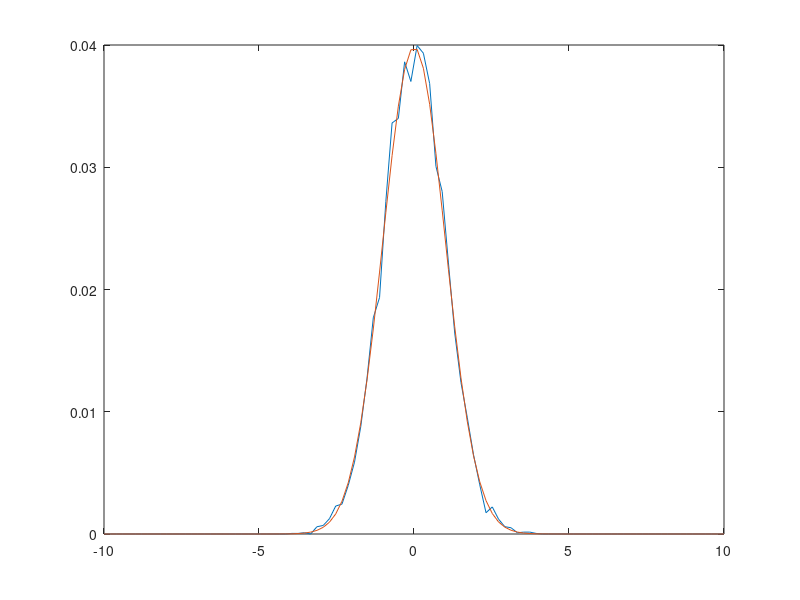

Reproduce this figure in MATLAB.
L=1e4;
M=100;
Sigma=1;
y=zeros(M,1);
z=y;
mu=linspace(-10,10,M);
b=0.1;
xl=[-b 0];
xu=[b inf];
for ii=1:M
    x=mu(ii)+Sigma*randn(L,1);
    z(ii)=mean(normcdf(x*sqrt(pi/8)).*(x<b).*(x>-b));
    Sigma_mat=[Sigma.^2,Sigma.^2; Sigma.^2, Sigma^2+pi/8];
    y(ii)=mvncdf(xl,xu,mu(ii),Sigma_mat);   
end
plot(mu,z,mu,y)